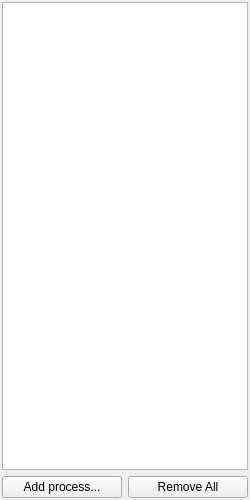
<?xml version="1.0" encoding="UTF-8"?>
<ui version="4.0">
 <class>ModellingTabWidgetBase</class>
 <widget class="QWidget" name="ModellingTabWidgetBase">
  <property name="geometry">
   <rect>
    <x>0</x>
    <y>0</y>
    <width>250</width>
    <height>500</height>
   </rect>
  </property>
  <property name="windowTitle">
   <string>Form</string>
  </property>
  <layout class="QVBoxLayout" name="verticalLayout">
   <property name="margin">
    <number>2</number>
   </property>
   <item>
    <widget class="QTreeView" name="treeView"/>
   </item>
   <item>
    <layout class="QHBoxLayout" name="horizontalLayout">
     <item>
      <widget class="QPushButton" name="addProcessButton">
       <property name="text">
        <string>Add process...</string>
       </property>
      </widget>
     </item>
     <item>
      <widget class="QPushButton" name="deleteAllButton">
       <property name="text">
        <string>Remove All</string>
       </property>
      </widget>
     </item>
    </layout>
   </item>
  </layout>
 </widget>
 <resources/>
 <connections/>
</ui>
